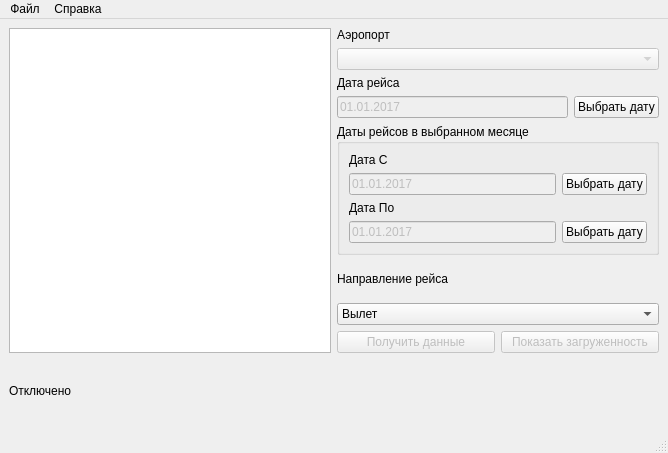
<?xml version="1.0" encoding="UTF-8"?>
<ui version="4.0">
 <class>MainWindow</class>
 <widget class="QMainWindow" name="MainWindow">
  <property name="geometry">
   <rect>
    <x>0</x>
    <y>0</y>
    <width>668</width>
    <height>453</height>
   </rect>
  </property>
  <property name="windowTitle">
   <string>Инспектор аэропортов</string>
  </property>
  <widget class="QWidget" name="centralwidget">
   <layout class="QGridLayout" name="gridLayout_7">
    <item row="0" column="0" rowspan="4">
     <widget class="QTableWidget" name="tw_result"/>
    </item>
    <item row="0" column="1">
     <layout class="QGridLayout" name="gridLayout_6">
      <item row="0" column="0">
       <layout class="QGridLayout" name="gridLayout_4">
        <item row="0" column="0">
         <widget class="QLabel" name="lb_airport">
          <property name="text">
           <string>Аэропорт</string>
          </property>
         </widget>
        </item>
        <item row="1" column="0">
         <widget class="QComboBox" name="cb_airportList">
          <property name="enabled">
           <bool>false</bool>
          </property>
         </widget>
        </item>
       </layout>
      </item>
      <item row="1" column="0">
       <layout class="QGridLayout" name="gridLayout_3">
        <item row="0" column="0">
         <widget class="QLabel" name="lb_DateShedule">
          <property name="text">
           <string>Дата рейса</string>
          </property>
         </widget>
        </item>
        <item row="1" column="0">
         <widget class="QLineEdit" name="le_dateSchedule">
          <property name="enabled">
           <bool>false</bool>
          </property>
          <property name="text">
           <string>01.01.2017</string>
          </property>
         </widget>
        </item>
        <item row="1" column="1">
         <widget class="QPushButton" name="pb_setDateShedule">
          <property name="text">
           <string>Выбрать дату</string>
          </property>
         </widget>
        </item>
       </layout>
      </item>
     </layout>
    </item>
    <item row="1" column="1">
     <widget class="QGroupBox" name="gb_Stats">
      <property name="title">
       <string>Даты рейсов в выбранном месяце</string>
      </property>
      <layout class="QGridLayout" name="gridLayout">
       <item row="0" column="0">
        <widget class="QLabel" name="lb_DateFrom">
         <property name="text">
          <string>Дата С</string>
         </property>
        </widget>
       </item>
       <item row="1" column="0">
        <widget class="QLineEdit" name="le_dateFrom">
         <property name="enabled">
          <bool>false</bool>
         </property>
         <property name="text">
          <string>01.01.2017</string>
         </property>
        </widget>
       </item>
       <item row="1" column="1">
        <widget class="QPushButton" name="pb_setDateFrom">
         <property name="text">
          <string>Выбрать дату</string>
         </property>
        </widget>
       </item>
       <item row="2" column="0">
        <widget class="QLabel" name="lb_DateTo">
         <property name="text">
          <string>Дата По</string>
         </property>
        </widget>
       </item>
       <item row="3" column="0">
        <widget class="QLineEdit" name="le_dateTo">
         <property name="enabled">
          <bool>false</bool>
         </property>
         <property name="text">
          <string>01.01.2017</string>
         </property>
        </widget>
       </item>
       <item row="3" column="1">
        <widget class="QPushButton" name="pb_setDateTo">
         <property name="text">
          <string>Выбрать дату</string>
         </property>
        </widget>
       </item>
      </layout>
     </widget>
    </item>
    <item row="2" column="1">
     <layout class="QGridLayout" name="gridLayout_5">
      <item row="0" column="0">
       <widget class="QLabel" name="lb_flightDirection">
        <property name="text">
         <string>Направление рейса</string>
        </property>
       </widget>
      </item>
      <item row="1" column="0">
       <widget class="QComboBox" name="cb_flightDirection">
        <item>
         <property name="text">
          <string>Вылет</string>
         </property>
        </item>
        <item>
         <property name="text">
          <string>Прилет</string>
         </property>
        </item>
       </widget>
      </item>
     </layout>
    </item>
    <item row="3" column="1">
     <layout class="QGridLayout" name="gridLayout_2">
      <item row="0" column="0">
       <widget class="QPushButton" name="pb_GetDirectionFlight">
        <property name="enabled">
         <bool>false</bool>
        </property>
        <property name="text">
         <string>Получить данные</string>
        </property>
       </widget>
      </item>
      <item row="0" column="1">
       <widget class="QPushButton" name="pb_getStats">
        <property name="enabled">
         <bool>false</bool>
        </property>
        <property name="text">
         <string>Показать загруженность</string>
        </property>
       </widget>
      </item>
     </layout>
    </item>
    <item row="4" column="0">
     <widget class="QLabel" name="lb_status">
      <property name="text">
       <string>Отключено</string>
      </property>
     </widget>
    </item>
   </layout>
  </widget>
  <widget class="QMenuBar" name="menubar">
   <property name="geometry">
    <rect>
     <x>0</x>
     <y>0</y>
     <width>668</width>
     <height>21</height>
    </rect>
   </property>
   <widget class="QMenu" name="menufile">
    <property name="title">
     <string>Файл</string>
    </property>
    <addaction name="actionquit"/>
   </widget>
   <widget class="QMenu" name="menu">
    <property name="title">
     <string>Справка</string>
    </property>
    <addaction name="action"/>
   </widget>
   <addaction name="menufile"/>
   <addaction name="menu"/>
  </widget>
  <widget class="QStatusBar" name="statusbar"/>
  <action name="actionquit">
   <property name="text">
    <string>Выход</string>
   </property>
   <property name="menuRole">
    <enum>QAction::QuitRole</enum>
   </property>
  </action>
  <action name="action">
   <property name="text">
    <string>О программе</string>
   </property>
   <property name="menuRole">
    <enum>QAction::AboutQtRole</enum>
   </property>
  </action>
 </widget>
 <resources/>
 <connections/>
</ui>
